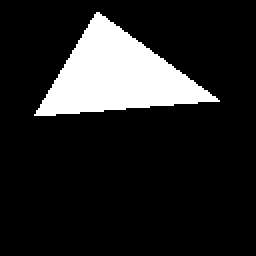
#> input picture UNet/test_img.tif, 128 x 128 px, found by its file name (shown 2 times larger)
$ python create_samples_with_circle.py
#> lines starting #> are read from the running program, lines starting #| are printed output that depends on the picture; after the words box and inside, x2 and y2 are one past the last pixel; in counts of white or black regions, pixels touching at a corner belong together
import cv2
import numpy as np
import numpy.random as nr
import math

img=cv2.imread('/home/yang/triangle-segmentation/UNet/test_img.tif',-1)
#> img: shape (128, 128); 14.4% white; 1 white region, box (x1, y1, x2, y2) and area: (17, 6, 110, 58) 2362
[h,w]=img.shape
#> h = 128; w = 128
points=nr.randint(1,h-1,(2))
#> points = [45, 48]
while(1):
    if (img[points[0]][points[1]] == 0) and(img[points[0]-1][points[1]-1]==255 or img[points[0]-1][points[1]+1]==255 or img[points[0]+1][points[1]-1] == 255 or img[points[0]+1][points[1]+1] == 255):
        break;
    else:
        points=nr.randint(1,h-1,(2))
r=nr.randint(50,int(h))
#> r = 53

for i in range(h):
    for j in range(w):
        if math.sqrt(math.pow(points[0]-i,2)+math.pow(points[1]-j,2)<r) and img[i][j]!=255:
            img[i][j] = 128
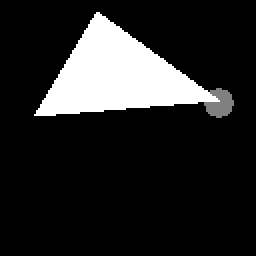
#> img: shape (128, 128) (shown 2 times larger); min 0, max 255, mean 37.9
cv2.imwrite('/home/yang/triangle-segmentation/UNet/test_img_circle.tif',img)
